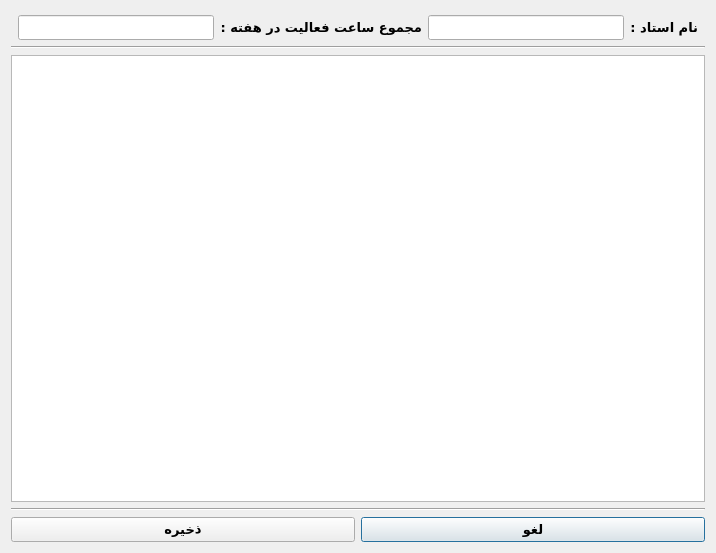
<?xml version="1.0" encoding="UTF-8"?>
<ui version="4.0">
 <class>Dialog</class>
 <widget class="QDialog" name="Dialog">
  <property name="geometry">
   <rect>
    <x>0</x>
    <y>0</y>
    <width>716</width>
    <height>553</height>
   </rect>
  </property>
  <property name="sizePolicy">
   <sizepolicy hsizetype="Preferred" vsizetype="Minimum">
    <horstretch>0</horstretch>
    <verstretch>0</verstretch>
   </sizepolicy>
  </property>
  <property name="minimumSize">
   <size>
    <width>716</width>
    <height>553</height>
   </size>
  </property>
  <property name="maximumSize">
   <size>
    <width>1920</width>
    <height>1080</height>
   </size>
  </property>
  <property name="focusPolicy">
   <enum>Qt::NoFocus</enum>
  </property>
  <property name="windowTitle">
   <string>Instructor</string>
  </property>
  <property name="layoutDirection">
   <enum>Qt::RightToLeft</enum>
  </property>
  <property name="modal">
   <bool>false</bool>
  </property>
  <layout class="QVBoxLayout" name="verticalLayout">
   <item>
    <layout class="QGridLayout" name="gridLayout">
     <property name="sizeConstraint">
      <enum>QLayout::SetMinimumSize</enum>
     </property>
     <property name="leftMargin">
      <number>7</number>
     </property>
     <property name="topMargin">
      <number>4</number>
     </property>
     <property name="rightMargin">
      <number>7</number>
     </property>
     <item row="0" column="0">
      <widget class="QLabel" name="lblName">
       <property name="font">
        <font>
         <family>Vazir Black FD-WOL</family>
         <pointsize>10</pointsize>
         <weight>75</weight>
         <bold>true</bold>
        </font>
       </property>
       <property name="text">
        <string>نام استاد :</string>
       </property>
      </widget>
     </item>
     <item row="0" column="1">
      <widget class="QLineEdit" name="lineEditName">
       <property name="font">
        <font>
         <family>B Nazanin</family>
         <pointsize>9</pointsize>
         <weight>75</weight>
         <bold>true</bold>
        </font>
       </property>
       <property name="layoutDirection">
        <enum>Qt::RightToLeft</enum>
       </property>
      </widget>
     </item>
     <item row="0" column="2">
      <widget class="QLabel" name="lblHours">
       <property name="font">
        <font>
         <family>Vazir Black FD-WOL</family>
         <pointsize>10</pointsize>
         <weight>75</weight>
         <bold>true</bold>
        </font>
       </property>
       <property name="text">
        <string>مجموع ساعت فعالیت در هفته :</string>
       </property>
      </widget>
     </item>
     <item row="0" column="3">
      <widget class="QLineEdit" name="lineEditHours">
       <property name="font">
        <font>
         <family>B Nazanin</family>
         <pointsize>9</pointsize>
         <weight>75</weight>
         <bold>true</bold>
        </font>
       </property>
      </widget>
     </item>
    </layout>
   </item>
   <item>
    <widget class="Line" name="line_2">
     <property name="orientation">
      <enum>Qt::Horizontal</enum>
     </property>
    </widget>
   </item>
   <item>
    <widget class="QTableView" name="tableSchedule"/>
   </item>
   <item>
    <widget class="Line" name="line">
     <property name="orientation">
      <enum>Qt::Horizontal</enum>
     </property>
    </widget>
   </item>
   <item>
    <layout class="QHBoxLayout" name="horizontalLayout">
     <item>
      <widget class="QPushButton" name="btnCancel">
       <property name="font">
        <font>
         <family>Vazir Black FD-WOL</family>
         <pointsize>10</pointsize>
         <weight>75</weight>
         <bold>true</bold>
        </font>
       </property>
       <property name="text">
        <string>لغو</string>
       </property>
      </widget>
     </item>
     <item>
      <widget class="QPushButton" name="btnFinish">
       <property name="font">
        <font>
         <family>Vazir Black FD</family>
         <pointsize>10</pointsize>
         <weight>75</weight>
         <bold>true</bold>
        </font>
       </property>
       <property name="text">
        <string>ذخیره</string>
       </property>
      </widget>
     </item>
    </layout>
   </item>
  </layout>
 </widget>
 <resources/>
 <connections/>
</ui>
